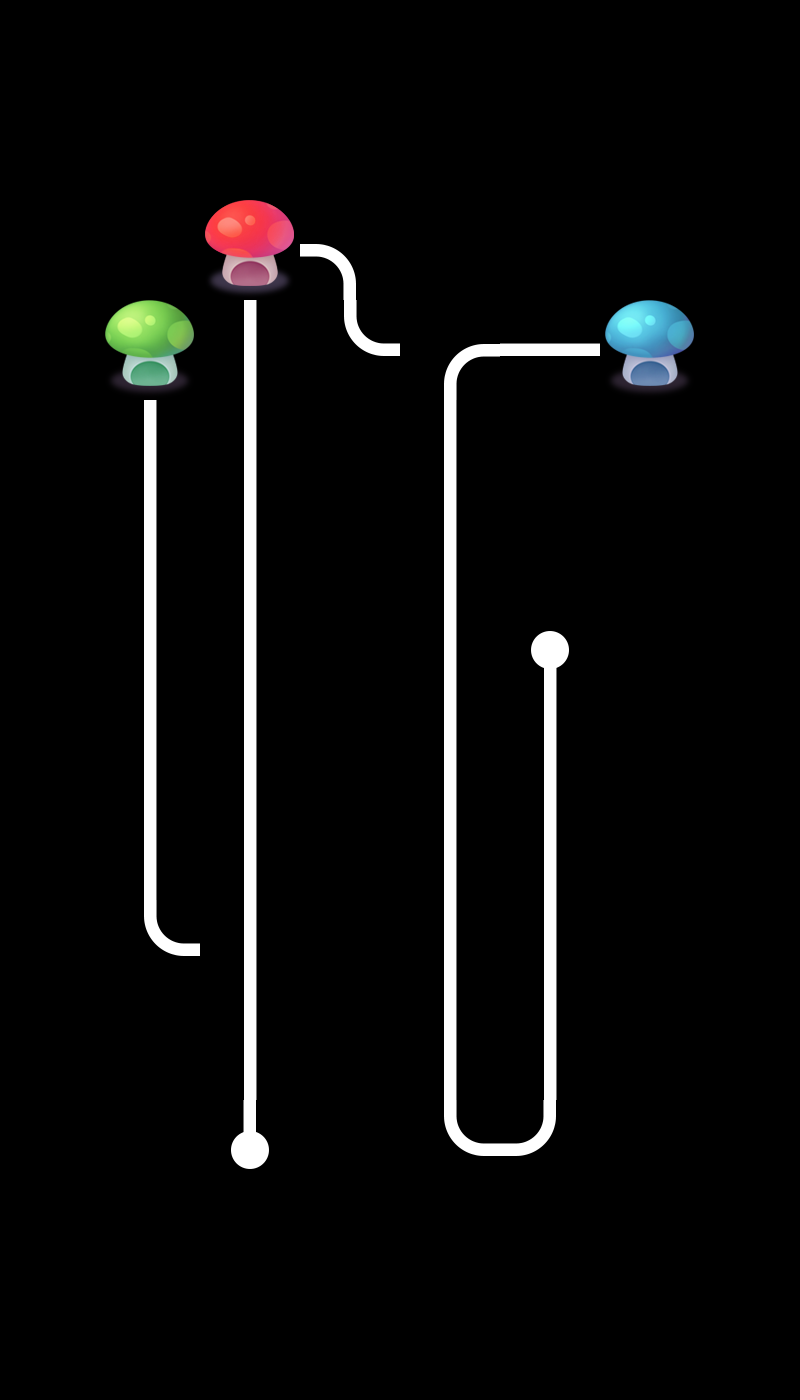

This is a level from a 2D game, rendered from its Tiled map with the project's own tilesets. A one-line summary and the map file follow, with tile-layer data summarised:
An orthogonal 8x14 tile map with 100x100 px tiles, 2 tile layers (layer0, layer1), 2 tilesets and 2 objects.

<map version="1.0" orientation="orthogonal" renderorder="right-down" width="8" height="14" tilewidth="100" tileheight="100" nextobjectid="3">
 <tileset firstgid="1" name="tiled" tilewidth="100" tileheight="100">
  <image source="tiled.png" width="500" height="400" />
 </tileset>
 <tileset firstgid="21" name="tiled" tilewidth="100" tileheight="100">
  <image source="tiled.png" width="500" height="400" />
 </tileset>
 <layer name="layer0" width="8" height="14">
  <data>[112 cells, 20 non-empty, 9 distinct tile ids]</data>
 </layer>
 <layer name="layer1" width="8" height="14">
  <data>[112 cells, 17 non-empty, 5 distinct tile ids]</data>
 </layer>
 <objectgroup name="object1">
  <object id="1" x="421.212" y="321.212" width="48.4848" height="54.5455">
   <properties>
    <property name="id" value="0" />
   </properties>
  </object>
  <object id="2" x="221.212" y="927.27" width="54.5455" height="51.5152">
   <properties>
    <property name="id" value="1" />
   </properties>
  </object>
 </objectgroup>
</map>
